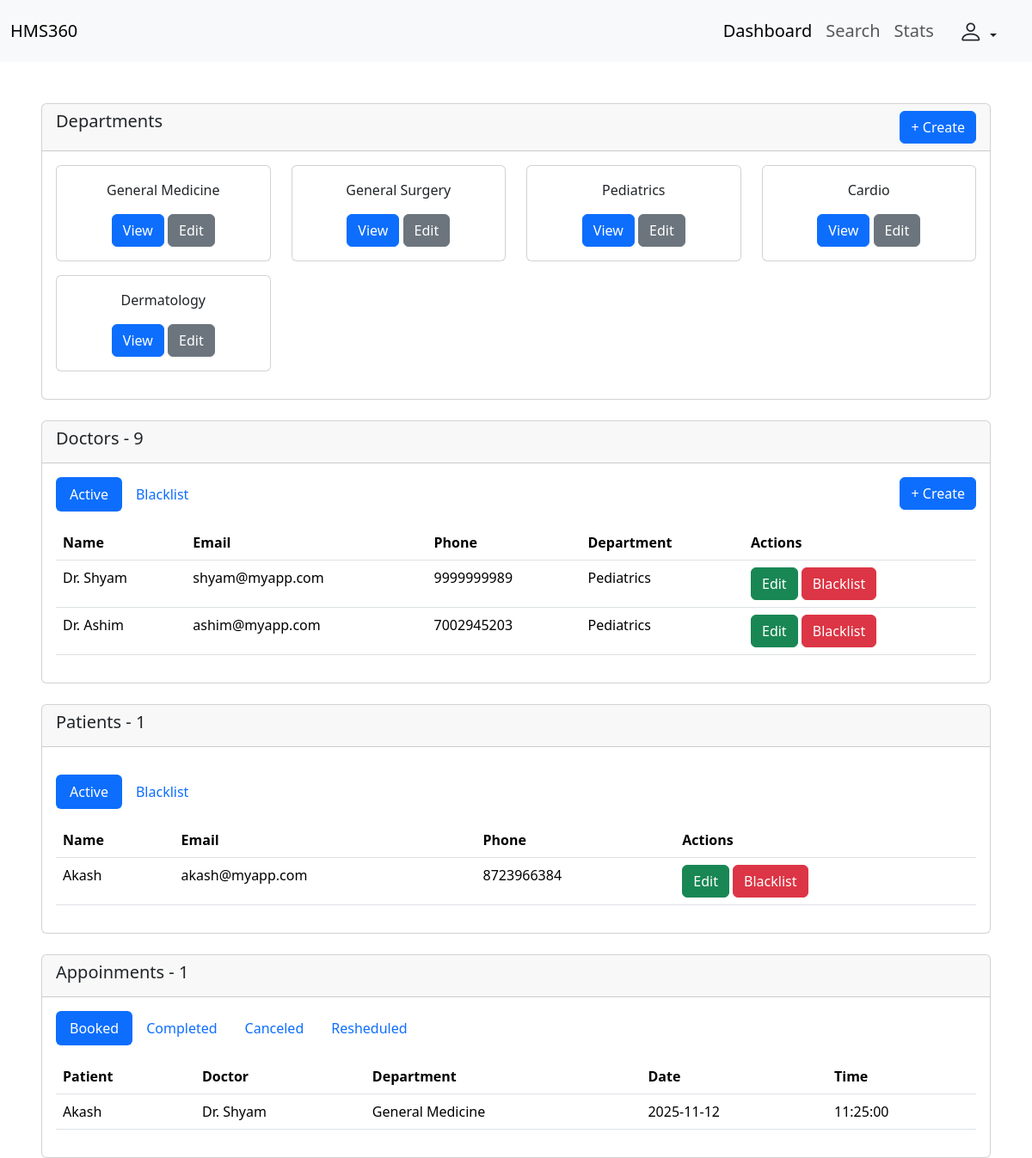
/admin/dashboard (signed in), run on the app's committed database.
### backend/models.py (models this page shows, shortened)
class Department(db.Model):
    __tablename__ = "department"
    id  = db.Column(db.Integer , primary_key = True , autoincrement = True)
    name = db.Column(db.String , nullable = False, unique = True)
    description = db.Column(db.String , nullable = False)
    doc_registered = db.Column(db.Integer)
    doctors = db.relationship("Doctor", backref = "department")
    appointments = db.relationship("Appointment", backref = "department")

class Doctor(db.Model , UserMixin):
    __tablename__ = "doctor"
    id  = db.Column(db.Integer , primary_key = True , autoincrement = True)
    name = db.Column(db.String , nullable = False)
    email = db.Column(db.String, unique = True , nullable = False)
    password = db.Column(db.String, nullable = False)
    phone = db.Column(db.String, nullable = False)
    status = db.Column(db.String, nullable =False, default='Active')
    dept_id = db.Column(db.Integer, db.ForeignKey ("department.id"), nullable = False)
    appointments = db.relationship("Appointment", backref = "doctor")

class Patient(db.Model , UserMixin):
    __tablename__ = "patient"
    id  = db.Column(db.Integer , primary_key = True , autoincrement = True)
    name = db.Column(db.String , nullable = False)
    email = db.Column(db.String, unique = True , nullable = False)
    password = db.Column(db.String, nullable = False)
    phone = db.Column(db.String, nullable =False)
    status = db.Column(db.String, nullable =False, default='Active')
    created_appointments = db.relationship("Appointment", backref = "patient")

class Appointment(db.Model):
    __tablename__ = "appointment"
    id  = db.Column(db.Integer , primary_key = True , autoincrement = True)
    pat_id = db.Column(db.Integer, db.ForeignKey ("patient.id"), nullable = False)
    doc_id = db.Column(db.Integer, db.ForeignKey ("doctor.id"), nullable = False)
    dept_id = db.Column(db.Integer, db.ForeignKey ("department.id"), nullable = False)
    date = db.Column(db.Date, default=datetime.date.today, nullable = False)
    time = db.Column(db.Time, default=lambda: datetime.datetime.now().time(), nullable = False)
    status = db.Column(db.String, nullable = False, default='Booked')
    treatments = db.relationship("Treatment", backref = "appointment")

### backend/routes.py (the view)
@app.route("/admin/dashboard" , methods=["GET" , "POST"])
@login_required
def admin_dashboard():
    docs = db.session.query(Doctor).all()
    depts = db.session.query(Department).all()
    booked_appoint = db.session.query(Appointment).filter_by(status="Booked").all()
    completed_appoint = db.session.query(Appointment).filter_by(status="Completed").all()
    canceled_appoint = db.session.query(Appointment).filter_by(status="Canceled").all()
    resheduled_appoint = db.session.query(Appointment).filter_by(status="Resheduled").all()
    active_pat = db.session.query(Patient).filter_by(status="Active").all()
    blacklist_pat = db.session.query(Patient).filter_by(status="Blacklist").all()
    active_doc = db.session.query(Doctor).filter_by(status="Active").all()
    blacklist_doc = db.session.query(Doctor).filter_by(status="Blacklist").all()
    total_doctors = Doctor.query.count()
    total_patients = Patient.query.count()
    total_appointments = Appointment.query.count()
    return render_template("/admin/dashboard.html" , current_admin = current_user, all_docs = docs, all_depts = depts,
                            booked_appoint = booked_appoint, completed_appoint = completed_appoint, canceled_appoint = canceled_appoint,
                            resheduled_appoint = resheduled_appoint, active_pat = active_pat, blacklist_pat = blacklist_pat,
                            active_doc = active_doc, blacklist_doc = blacklist_doc, total_doctors=total_doctors, total_patients=total_patients,
                            total_appointments=total_appointments)

### app.py (called while the page is built)
def create_app():
    app = Flask(__name__)
    app.config["SQLALCHEMY_DATABASE_URI"] = "sqlite:///Hospital_db.sqlite3"
    db.init_app(app)
    app.config["SECRET_KEY"] = "Thisismysecret"
    login_manager = LoginManager(app)
    @login_manager.user_loader
    def load_user(email):
        return db.session.query(Patient).filter_by(email = email).first() or \
        db.session.query(Admin).filter_by(email = email).first() or \
        db.session.query(Doctor).filter_by(email = email).first()
    app.app_context().push()
    db.create_all()
    return app

### templates/admin/dashboard.html (shortened to what this page needs)
<!DOCTYPE html>
<html lang="en">
<head>
    <link href="https://cdn.jsdelivr.net/npm/bootstrap@5.3.7/dist/css/bootstrap.min.css" rel="stylesheet"
>
        <link rel="stylesheet" href="https://cdn.jsdelivr.net/npm/bootstrap-icons@1.13.1/font/bootstrap-icons.min.css">
</head>
<body>
    <nav class="navbar navbar-expand-lg bg-body-tertiary">
        <div class="container-fluid">
            <a class="navbar-brand fs-5" href="#">HMS360</a>
            <div class="collapse navbar-collapse" id="navbarNav">
                <ul class="navbar-nav ms-auto fs-5">
                    <li class="nav-item">
                        <a class="nav-link active" aria-current="page" href="#">Dashboard</a>
                    </li>
                    <li class="nav-item">
                        <a class="nav-link" href="#">Search</a>
                    </li>
                    <li class="nav-item">
                        <a class="nav-link" href="#">Stats</a>
                    </li>
                </ul>
                <div class="dropdown me-3 ms-2">
                    <button class="btn dropdown-toggle" type="button" data-bs-toggle="dropdown" aria-expanded="false">
                        <i class="bi bi-person fs-3"></i>
                    </button>
                </div>
            </div>
        </div>
    </nav>
    <div class="card mt-5 ms-5 me-5">
        <div class="card-header">
            <div class="d-flex d-inline">
                <h5>Departments</h5>
                <button type="button" class="btn btn-primary ms-auto" data-bs-toggle="modal"
                    data-bs-target="#Department-create-form">
                    + Create
                </button>
            </div>
        </div>
        <div class="card-body">
            <div class="row">
                {% for dept in all_depts %}
                <div class="col-3 mb-3">
                    <div class="card text-center">
                        <div class="card-body">
                            <p>{{dept.name}}</p>
                            <button class="btn btn-primary" data-bs-toggle="modal" data-bs-target="#view-department-{{dept.id}}">View</button>
                            <button class="btn btn-secondary" data-bs-toggle="modal" data-bs-target="#edit-department-{{dept.id}}">Edit</button>
                        </div>
                    </div>
                </div>
                {% endfor %}
            </div>
        </div>
    </div>
    <div class="card mt-4 ms-5 me-5">
        <div class="card-header">
            <h5>Doctors - {{ total_doctors }}</h5>
        </div>
        <div class="card-body">
            <ul class="nav nav-pills mb-3" id="pills-tab" role="tablist">
                <li class="nav-item" role="presentation">
                    <button class="nav-link active" id="active-doc-tab" data-bs-toggle="pill" data-bs-target="#active-doc"
                        type="button" role="tab" aria-controls="active-doc" aria-selected="true">Active</button>
                </li>
                <li class="nav-item" role="presentation">
                    <button class="nav-link" id="blacklist-doc-tab" data-bs-toggle="pill" data-bs-target="#blacklist-doc"
                        type="button" role="tab" aria-controls="blacklist-doc" aria-selected="false">Blacklist</button>
                </li>
                <li class="nav-item ms-auto">
                    <button type="button" class="btn btn-primary" data-bs-toggle="modal"
                        data-bs-target="#doctor-create-form">
                        + Create
                    </button>
                </li>
            </ul>
            <div class="tab-content" id="pills-tabContent">
                <div class="tab-pane fade show active" id="active-doc" role="tabpanel" aria-labelledby="active-doc-tab"
                    tabindex="0">
                    <table class="table">
                        <thead>
                            <tr>
                                <th scope="col">Name</th>
                                <th scope="col">Email</th>
                                <th scope="col">Phone</th>
                                <th scope="col">Department</th>
                                <th scope="col">Actions</th>
                            </tr>
                        </thead>
                        <tbody>
                            {% for doc in active_doc %}
                            <tr>
                                <td>{{doc.name}}</td>
                                <td>{{doc.email}}</td>
                                <td>{{doc.phone}}</td>
                                <td>{{doc.department.name}}</td>
                                <td>
                                    <button class="btn btn-success" data-bs-toggle="modal"
                                        data-bs-target="#edit-doc-{{doc.id}}">
                                        Edit
                                    </button>
                                    <button class="btn btn-danger" data-bs-toggle="modal"
                                        data-bs-target="#blacklist-doc-{{doc.id}}">
                                        Blacklist
                                    </button>
                                </td>
                            </tr>
                            {% endfor %}
                        </tbody>
                    </table>
                </div>
            </div>
        </div>
    </div>
    <div class="card mt-4 ms-5 me-5">
        <div class="card-header d-flex justify-content-between align-items-center mb-3">
            <h5>Patients - {{ total_patients }}</h5>
        </div>
        <div class="card-body">
            <ul class="nav nav-pills mb-3" id="pills-tab" role="tablist">
                <li class="nav-item" role="presentation">
                    <button class="nav-link active" id="active-pat-tab" data-bs-toggle="pill"
                        data-bs-target="#active-pat" type="button" role="tab" aria-controls="active-pat"
                        aria-selected="true">Active</button>
                </li>
                <li class="nav-item" role="presentation">
                    <button class="nav-link" id="blacklist-pat-tab" data-bs-toggle="pill"
                        data-bs-target="#blacklist-pat" type="button" role="tab" aria-controls="blacklist-pat"
                        aria-selected="false">Blacklist</button>
                </li>
            </ul>
            <div class="tab-content" id="pills-tabContent">
                <div class="tab-pane fade show active" id="active-pat" role="tabpanel"
                    aria-labelledby="active-pat-tab" tabindex="0">
                    <table class="table">
                        <thead>
                            <tr>
                                <th scope="col">Name</th>
                                <th scope="col">Email</th>
                                <th scope="col">Phone</th>
                                <th scope="col">Actions</th>
                            </tr>
                        </thead>
                        <tbody>
                            {% for ap in active_pat %}
                            <tr>
                                <td>{{ap.name}}</td>
                                <td>{{ap.email}}</td>
                                <td>{{ap.phone}}</td>
                                <td>
                                    <button class="btn btn-success" data-bs-toggle="modal" data-bs-target="#edit-pat-{{ap.id}}">
                                        Edit
                                    </button>
                                    <button class="btn btn-danger" data-bs-toggle="modal" data-bs-target="#blacklist-pat-{{ap.id}}">
                                        Blacklist
                                    </button>
                                </td>
                            </tr>
                            {% endfor %}
                        </tbody>
                    </table>
                </div>
            </div>
        </div>
    </div>
    <div class="card mt-4 ms-5 me-5">
        <div class="card-header">
            <h5>Appoinments - {{ total_appointments }}</h5>
        </div>
        <div class="card-body">
            <ul class="nav nav-pills mb-3" id="pills-tab" role="tablist">
                <li class="nav-item" role="presentation">
                    <button class="nav-link active" id="booked-appoint-tab" data-bs-toggle="pill"
                        data-bs-target="#booked-appoint" type="button" role="tab" aria-controls="booked-appoint"
                        aria-selected="true">Booked</button>
                </li>
                <li class="nav-item" role="presentation">
                    <button class="nav-link" id="completed-appoint-tab" data-bs-toggle="pill"
                        data-bs-target="#completed-appoint" type="button" role="tab" aria-controls="completed-appoint"
                        aria-selected="false">Completed</button>
                </li>
                <li class="nav-item" role="presentation">
                    <button class="nav-link" id="canceled-appoint-tab" data-bs-toggle="pill"
                        data-bs-target="#canceled-appoint" type="button" role="tab" aria-controls="canceled-appoint"
                        aria-selected="false">Canceled</button>
                </li>
                <li class="nav-item" role="presentation">
                    <button class="nav-link" id="resheduled-appoint-tab" data-bs-toggle="pill"
                        data-bs-target="#resheduled-appoint" type="button" role="tab" aria-controls="resheduled-appoint"
                        aria-selected="false">Resheduled</button>
                </li>
            </ul>
            <div class="tab-content" id="pills-tabContent">
                <div class="tab-pane fade show active" id="booked-appoint" role="tabpanel"
                    aria-labelledby="booked-appoint-tab" tabindex="0">
                    <table class="table">
                        <thead>
                            <tr>
                                <th scope="col">Patient</th>
                                <th scope="col">Doctor</th>
                                <th scope="col">Department</th>
                                <th scope="col">Date</th>
                                <th scope="col">Time</th>
                            </tr>
                        </thead>
                        <tbody>
                            {% for ba in booked_appoint %}
                            <tr>
                                <td>{{ba.patient.name}}</td>
                                <td>{{ba.doctor.name}}</td>
                                <td>{{ba.department.name}}</td>
                                <td>{{ba.date}}</td>
                                <td>{{ba.time}}</td>
                            </tr>
                            {% endfor %}
                        </tbody>
                    </table>
                </div>
            </div>
        </div>
    </div>
</body>
</html>

### data on the page
Department: name "General Medicine"
Department: name "General Surgery"
Department: name "Pediatrics"
Department: name "Cardio"
Department: name "Dermatology"
Doctor: name "Dr. Shyam", email "shyam@myapp.com", phone "9999999989", department.name "Pediatrics"
Doctor: name "Dr. Ashim", email "ashim@myapp.com", phone "7002945203", department.name "Pediatrics"
Patient: name "Akash", email "akash@myapp.com", phone "8723966384"
Appointment: patient.name "Akash", doctor.name "Dr. Shyam", department.name "General Medicine", date "2025-11-12", time "11:25:00"

### other printed values
{{ total_doctors }} "9"
{{ total_patients }} "1"
{{ total_appointments }} "1"
